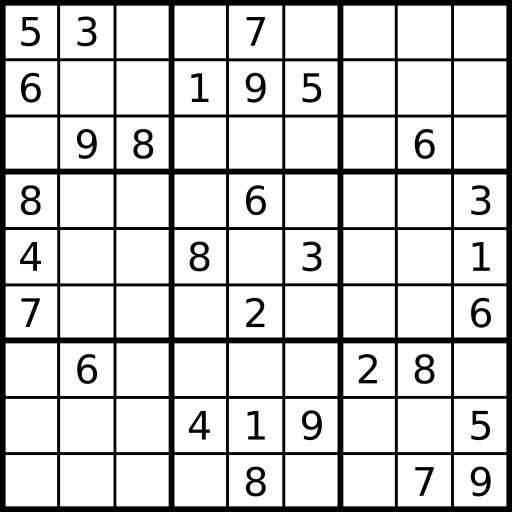
#> input picture semestral/app/tests/images/image3.png, 1024 x 1024 px, found by its file name (shown at 1/2 size)
$ python create_table.py
#> lines starting #> are read from the running program, lines starting #| are printed output that depends on the picture; after the words box and inside, x2 and y2 are one past the last pixel; in counts of white or black regions, pixels touching at a corner belong together
# import cv2
import pytesseract as tess
# import numpy as np
# from paddleocr import PaddleOCR
# ocr = PaddleOCR(use_angle_cls=True, lang='en') # need to run only once to download and load model into memory


# [149 lines left out: functions detect_digit, preprocess_image, create, not called in this run]

import cv2
import numpy as np
import pytesseract
# import matplotlib.pyplot as plt # Uncomment for debugging with plots

# Ak Tesseract nie je v PATH, odkomentujte a upravte nasledujúci riadok:
# On Windows, it might be:
# pytesseract.pytesseract.tesseract_cmd = r'C:\Program Files\Tesseract-OCR\tesseract.exe'
# On Linux, it's often automatically found if tesseract-ocr is installed.
# On macOS (using Homebrew):
# pytesseract.pytesseract.tesseract_cmd = r'/usr/local/bin/tesseract' # or /opt/homebrew/bin/tesseract for Apple Silicon

# [13 lines left out: function order_points, not called in this run]

def detect_blue_pen_content(image):
    """
    Enhanced blue pen detection using multiple color spaces
    Optimized for handwritten Sudoku with blue pen
    """
    if len(image.shape) != 3 or image.shape[2] != 3:
        return np.zeros(image.shape[:2], dtype=np.uint8)

    # Method 1: Blue channel enhancement
    blue_channel = image[:,:,2].astype(np.float32)
    red_channel = image[:,:,0].astype(np.float32)
    green_channel = image[:,:,1].astype(np.float32)

    # Enhance blue relative to other channels
    blue_enhanced = blue_channel - 0.3 * (red_channel + green_channel) / 2
    blue_enhanced = np.clip(blue_enhanced, 0, 255).astype(np.uint8)
    _, blue_thresh = cv2.threshold(blue_enhanced, 0, 255, cv2.THRESH_BINARY + cv2.THRESH_OTSU)

    # Method 2: HSV blue detection with multiple ranges
    hsv = cv2.cvtColor(image, cv2.COLOR_BGR2HSV)

    # Standard blue range
    lower_blue1 = np.array([100, 50, 50])
    upper_blue1 = np.array([130, 255, 255])
    blue_mask1 = cv2.inRange(hsv, lower_blue1, upper_blue1)

    # Darker blue range
    lower_blue2 = np.array([110, 30, 30])
    upper_blue2 = np.array([140, 255, 200])
    blue_mask2 = cv2.inRange(hsv, lower_blue2, upper_blue2)

    # Method 3: LAB color space
    lab = cv2.cvtColor(image, cv2.COLOR_BGR2LAB)
    b_channel = lab[:,:,2]
    _, lab_blue = cv2.threshold(b_channel, 140, 255, cv2.THRESH_BINARY)

    # Combine all blue detection methods
    combined_blue = cv2.bitwise_or(blue_thresh, blue_mask1)
    combined_blue = cv2.bitwise_or(combined_blue, blue_mask2)
    combined_blue = cv2.bitwise_or(combined_blue, lab_blue)

    # Clean up noise
    kernel = np.ones((2,2), np.uint8)
    combined_blue = cv2.morphologyEx(combined_blue, cv2.MORPH_OPEN, kernel)

    return combined_blue

def load_and_preprocess_image(image_path):
    """
    Enhanced image loading and preprocessing with blue pen detection
    Returns the original image, the grayscale image, and improved thresholded image for grid detection.
    """
    original_image = cv2.imread(image_path)
    if original_image is None:
        raise FileNotFoundError(f"Nebolo možné načítať obrázok: {image_path}")

    gray_image = cv2.cvtColor(original_image, cv2.COLOR_BGR2GRAY)
    blurred_image = cv2.GaussianBlur(gray_image, (5, 5), 0)

    # Enhanced detection combining traditional methods with blue pen detection
    # Traditional adaptive thresholding
    traditional_thresh = cv2.adaptiveThreshold(
        blurred_image, 255, cv2.ADAPTIVE_THRESH_GAUSSIAN_C,
        cv2.THRESH_BINARY_INV, 11, 2
    )

    # Blue pen detection
    blue_pen_mask = detect_blue_pen_content(original_image)

    # Edge detection for grid lines
    edges = cv2.Canny(blurred_image, 50, 150)

    # Combine all detection methods
    combined_mask = cv2.bitwise_or(traditional_thresh, blue_pen_mask)
    combined_mask = cv2.bitwise_or(combined_mask, edges)

    # Clean up the combined mask
    kernel_close = np.ones((5,5), np.uint8)
    thresholded_for_grid = cv2.morphologyEx(combined_mask, cv2.MORPH_CLOSE, kernel_close)

    kernel_open = np.ones((3,3), np.uint8)
    thresholded_for_grid = cv2.morphologyEx(thresholded_for_grid, cv2.MORPH_OPEN, kernel_open)

    return original_image, gray_image, thresholded_for_grid

def find_sudoku_grid_contour(processed_image):
    """
    Enhanced function to find the largest square-like contour in the processed image.
    Uses multiple approaches to find the Sudoku grid with better robustness.
    Returns the contour points.
    """
    contours, _ = cv2.findContours(
        processed_image.copy(), cv2.RETR_EXTERNAL, cv2.CHAIN_APPROX_SIMPLE
    )
    if not contours:
        return None

    # Sort contours by area
    contours = sorted(contours, key=cv2.contourArea, reverse=True)

    # Calculate minimum area threshold (more flexible)
    image_area = processed_image.shape[0] * processed_image.shape[1]
    min_area_threshold = image_area * 0.05  # At least 5% of image
    max_area_threshold = image_area * 0.90  # At most 90% of image

    # Try to find a good rectangular contour
    for c in contours:
        area = cv2.contourArea(c)

        # Skip contours that are too small or too large
        if area < min_area_threshold or area > max_area_threshold:
            continue

        perimeter = cv2.arcLength(c, True)

        # Try different approximation levels
        for epsilon_factor in [0.01, 0.02, 0.03, 0.05, 0.08]:
            epsilon = epsilon_factor * perimeter
            approx_poly = cv2.approxPolyDP(c, epsilon, True)

            if len(approx_poly) == 4:
                # Check if it's reasonably square
                rect = cv2.minAreaRect(c)
                width, height = rect[1]
                if width > 0 and height > 0:
                    aspect_ratio = max(width, height) / min(width, height)
                    if aspect_ratio < 2.5:  # Allow some tolerance for perspective
                        return approx_poly

    # Fallback: use bounding rectangle of largest valid contour
    for c in contours:
        area = cv2.contourArea(c)
        if min_area_threshold <= area <= max_area_threshold:
            x, y, w, h = cv2.boundingRect(c)
            return np.array([[[x, y]], [[x+w, y]], [[x+w, y+h]], [[x, y+h]]], dtype=np.int32)

    return None

# [197 lines left out: functions warp_perspective_grid, split_grid_into_cells, preprocess_cell_for_ocr, recognize_digit_with_pytesseract, not called in this run]


def extract_sudoku_data_from_image(image_path, show_steps=False):
    """
    Main function to orchestrate Sudoku grid detection and digit recognition.
    Returns a 9x9 NumPy array with recognized digits (0 for empty).
    """
    try:
        original_image, gray_image, processed_for_grid_detection = load_and_preprocess_image(image_path)
#> in load_and_preprocess_image, original_image is the input picture: shape (1024, 1024, 3); min 0, max 255, mean 209.6
#> in load_and_preprocess_image, `blurred_image = cv2.GaussianBlur(gray_image, (5, 5), 0)`:
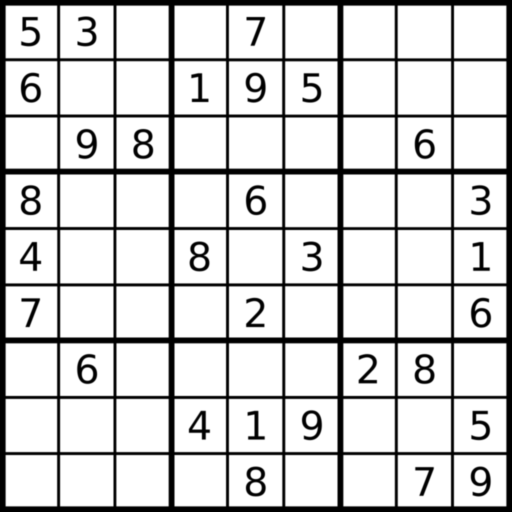
#> blurred_image: shape (1024, 1024) (shown at 1/2 size); min 0, max 255, mean 209.6
#> in load_and_preprocess_image, `traditional_thresh = cv2.adaptiveThreshold( blurred_image, 255, cv2.AD..`:
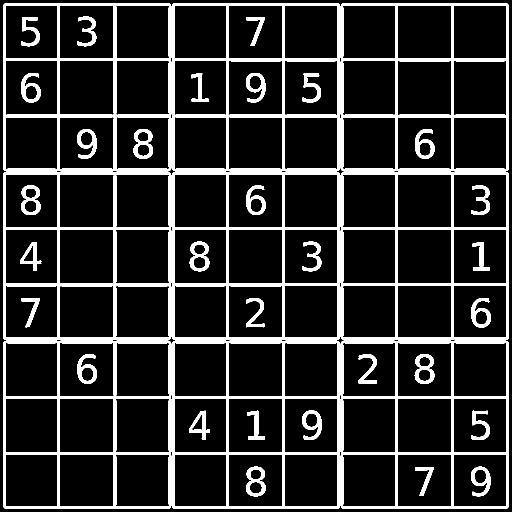
#> traditional_thresh: shape (1024, 1024) (shown at 1/2 size); 15.3% white; 31 white regions, largest, box (x1, y1, x2, y2) and area: (6, 6, 1018, 1018) 132685, (267, 258, 306, 318) 1128, (492, 933, 531, 993) 1126
#> in detect_blue_pen_content, `blue_enhanced = blue_channel - 0.3 * (red_channel + green_channel) / 2`:
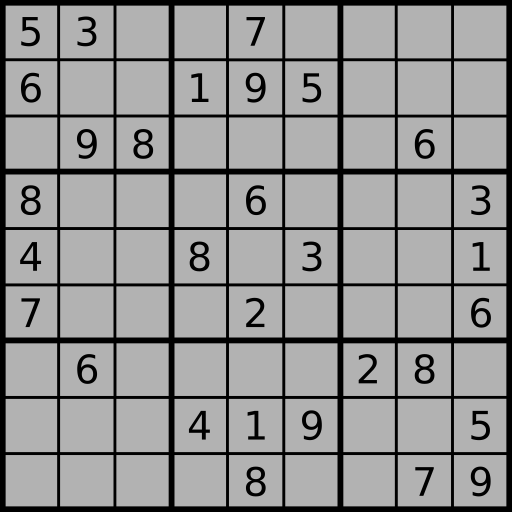
#> blue_enhanced: shape (1024, 1024) float32 (shown at 1/2 size); min 0, max 178.5, mean 146.7
#> in detect_blue_pen_content, `_, blue_thresh = cv2.threshold(blue_enhanced, 0, 255, cv2.THRESH_BINAR..`: blue_thresh: shape (1024, 1024); 82% white; 31 black regions, largest, box (x1, y1, x2, y2) and area: (0, 0, 1024, 1024) 160077, (267, 258, 306, 318) 1155, (492, 933, 531, 993) 1155
#> in detect_blue_pen_content, `hsv = cv2.cvtColor(image, cv2.COLOR_BGR2HSV)`: hsv: shape (1024, 1024, 3); mean H, S, V 0, 0, 209.6
#> in detect_blue_pen_content, `blue_mask1 = cv2.inRange(hsv, lower_blue1, upper_blue1)`: blue_mask1: shape (1024, 1024); every value is 0
#> in detect_blue_pen_content, `lab = cv2.cvtColor(image, cv2.COLOR_BGR2LAB)`: lab: shape (1024, 1024, 3); mean of channels 0, 1, 2 209.7, 128, 128
#> in detect_blue_pen_content, `b_channel = lab[:,:,2]`: b_channel: shape (1024, 1024); every value is 128
#> in detect_blue_pen_content, `combined_blue = cv2.morphologyEx(combined_blue, cv2.MORPH_OPEN, kernel)`:
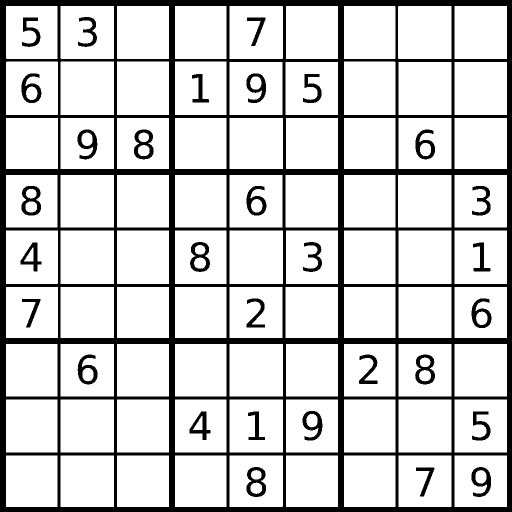
#> combined_blue: shape (1024, 1024) (shown at 1/2 size); 82% white; 31 black regions, largest, box (x1, y1, x2, y2) and area: (0, 0, 1024, 1024) 160077, (493, 934, 532, 994) 1156, (268, 259, 307, 319) 1155
#> in load_and_preprocess_image, `edges = cv2.Canny(blurred_image, 50, 150)`:
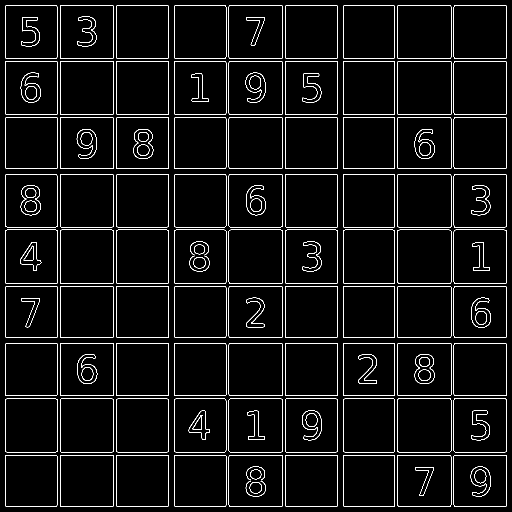
#> edges: shape (1024, 1024) (shown at 1/2 size); 4.1% white in thin lines or dots
#> in load_and_preprocess_image, `combined_mask = cv2.bitwise_or(traditional_thresh, blue_pen_mask)`: combined_mask: shape (1024, 1024); 95.4% white; 400 black regions (201 under 20 px), largest, box (x1, y1, x2, y2) and area: (0, 0, 1024, 1024) 24815, (795, 572, 903, 675) 322, (570, 797, 675, 905) 320
#> in load_and_preprocess_image, `combined_mask = cv2.bitwise_or(combined_mask, edges)`:
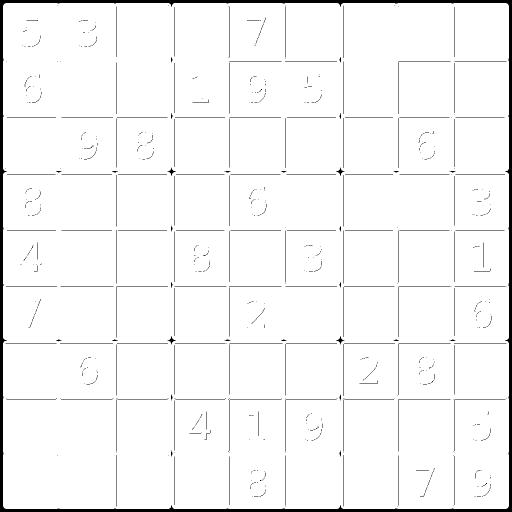
#> combined_mask: shape (1024, 1024) (shown at 1/2 size); 96.2% white; 595 black regions (444 under 20 px), largest, box (x1, y1, x2, y2) and area: (0, 0, 1024, 1024) 24815, (457, 797, 564, 905) 213, (796, 123, 901, 228) 208
#> in load_and_preprocess_image, `thresholded_for_grid = cv2.morphologyEx(combined_mask, cv2.MORPH_CLOSE..`:
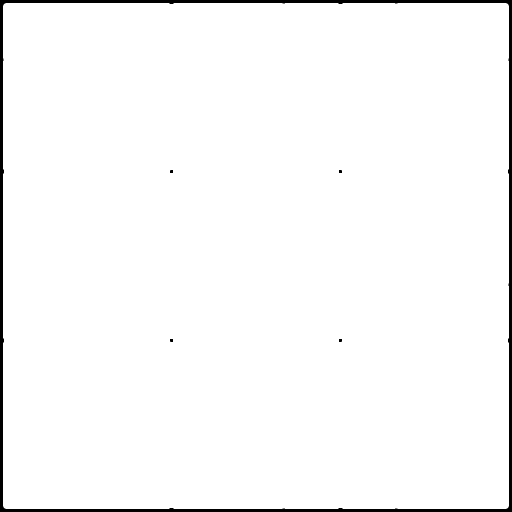
#> thresholded_for_grid: shape (1024, 1024) (shown at 1/2 size); 97.6% white; 5 black regions
        if show_steps:
            cv2.imshow("1. Thresholded for Grid Detection", processed_for_grid_detection)
            cv2.waitKey(0)
    except FileNotFoundError as e:
        print(e)
        return None
    except Exception as e:
        print(f"Chyba pri načítaní alebo predspracovaní obrázka: {e}")
        return None

    grid_contour = find_sudoku_grid_contour(processed_for_grid_detection)
#> in find_sudoku_grid_contour, `contours, _ = cv2.findContours( processed_image.copy(), cv2.RETR_EXTER..`: contours = 1 contour; box (x1, y1, x2, y2) and area: (6, 6, 1018, 1018) 1021918
#> the loop in find_sudoku_grid_contour, `for c in contours:` made 1 pass
#> area on pass 1: 1021918
    if grid_contour is None:
        print("Chyba: Sudoku mriežka nebola nájdená na obrázku.")
        return None

    if show_steps:
        debug_image_grid = original_image.copy()
        cv2.drawContours(debug_image_grid, [grid_contour], -1, (0, 255, 0), 3)
        cv2.imshow("2. Detected Sudoku Grid Contour", debug_image_grid)
        cv2.waitKey(0)

    # Warp using the grayscale image for better digit quality in cells
    warped_sudoku_grid = warp_perspective_grid(gray_image, grid_contour)
    if warped_sudoku_grid is None:
        print("Chyba: Nepodarilo sa transformovať perspektívu mriežky.")
        return None

    if show_steps:
        cv2.imshow("3. Warped Sudoku Grid (Grayscale)", warped_sudoku_grid)
        cv2.waitKey(0)

    sudoku_cell_images = split_grid_into_cells(warped_sudoku_grid)
    if len(sudoku_cell_images) != 81:
        print("Chyba: Mriežku sa nepodarilo rozdeliť na 81 buniek.")
        return None

    sudoku_matrix = np.zeros((9, 9), dtype=int)
    print("Spracovávajú sa bunky a rozpoznávajú číslice pomocou Pytesseract...")

    first_tesseract_error = True

    for i, cell_img_gray in enumerate(sudoku_cell_images):
        row, col = i // 9, i % 9

        # Preprocess the grayscale cell for OCR
        # `cell_img_gray` is already grayscale from the warped grid
        image_for_ocr = preprocess_cell_for_ocr(cell_img_gray.copy())

        recognized_digit = 0
        if image_for_ocr is not None:
            try:
                recognized_digit = recognize_digit_with_pytesseract(image_for_ocr)
            except pytesseract.TesseractNotFoundError:
                if first_tesseract_error: # Print error only once
                   # Message already printed in recognize_digit_with_pytesseract
                   first_tesseract_error = False
                # If Tesseract is not found, we can't proceed with OCR for other cells.
                # You might choose to return None or an empty matrix.
                # For now, we'll fill with 0s and let the loop finish.
                # Or, re-raise the exception to stop execution:
                # raise
                pass # Continue filling with 0s if Tesseract is not found after first error.
            except Exception as e: # Other Pytesseract errors
                # Silently ignore for this cell, it will be 0
                pass


        sudoku_matrix[row, col] = recognized_digit

        if show_steps and image_for_ocr is not None:
            # Display the image that was sent to Pytesseract
            display_title = f"4. Cell ({row},{col}) for OCR. Recognized: {recognized_digit if recognized_digit else 'N/A'}"
            cv2.imshow(display_title, image_for_ocr)
            key = cv2.waitKey(50) # Small delay, press key to advance faster
            if key == 27: # ESC key to stop showing steps
                show_steps = False
                cv2.destroyWindow(display_title) # Close current window
                # Potentially close all other step windows if needed, or let them be closed at the end
        elif show_steps and image_for_ocr is None: # Cell was deemed empty by preprocessing
             if (i < 5 or i > 75): # Show a few empty cell attempts
                empty_cell_display = np.full((50, 50), 200, dtype=np.uint8) # Gray image
                cv2.putText(empty_cell_display, "Empty", (5,30), cv2.FONT_HERSHEY_SIMPLEX, 0.5, (0,0,0), 1)
                cv2.imshow(f"4. Cell ({row},{col}) - Empty", empty_cell_display)
                cv2.waitKey(50)


    if show_steps:
        print("\nZobrazenie krokov dokončené.")
        cv2.destroyAllWindows()

    return sudoku_matrix

# --- Example Usage ---
if __name__ == "__main__":
    image_file_path = '/home/tomas/PYT/motustom/semestral/app/tests/images/image3.png'
    # Test with a clear image first. You might need to adjust preprocessing
    # parameters (blur, thresholding, border_ratio in preprocess_cell_for_ocr)
    # for different image qualities.

    print(f"Pokus o spracovanie obrázka: {image_file_path}")

    # Set show_steps=True to see intermediate processing images
    # show_steps=False for just the final array
    final_sudoku_array = extract_sudoku_data_from_image(image_file_path, show_steps=False)

    if final_sudoku_array is not None:
        print("\nVýsledné NumPy pole s rozpoznanými číslicami (0 = prázdna/nerozpoznaná bunka):")
        print(final_sudoku_array)
    else:
        print("\nNepodarilo sa spracovať Sudoku z obrázka.")

    # [6 lines of commented-out code are left out]
